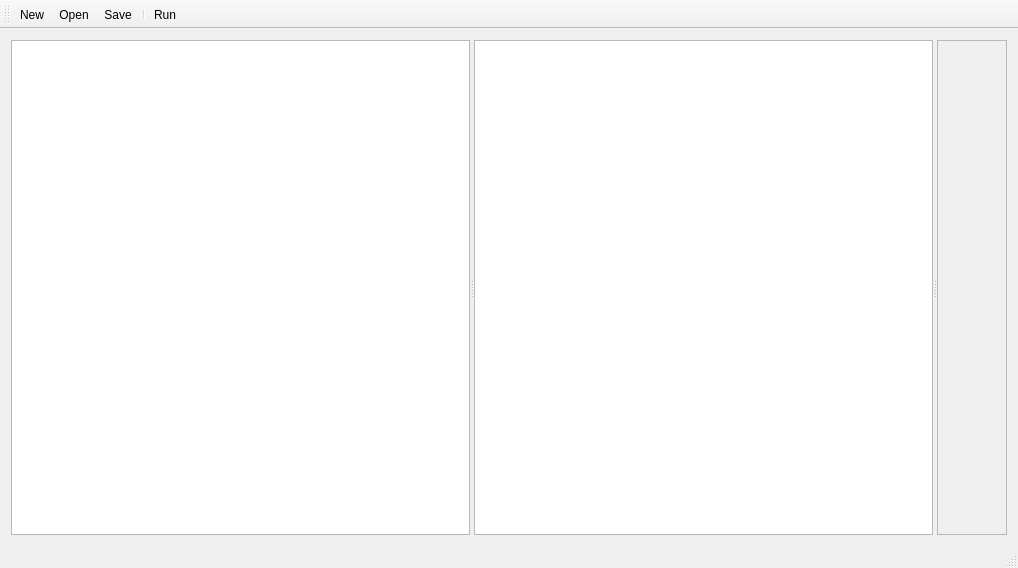
<?xml version="1.0" encoding="UTF-8"?>
<ui version="4.0">
 <class>MainWindow</class>
 <widget class="QMainWindow" name="MainWindow">
  <property name="geometry">
   <rect>
    <x>0</x>
    <y>0</y>
    <width>1018</width>
    <height>568</height>
   </rect>
  </property>
  <property name="windowTitle">
   <string>QtChordii</string>
  </property>
  <widget class="QWidget" name="centralWidget">
   <layout class="QGridLayout" name="gridLayout">
    <item row="0" column="0">
     <widget class="QSplitter" name="splitter">
      <property name="orientation">
       <enum>Qt::Horizontal</enum>
      </property>
      <widget class="QListWidget" name="fileWidget">
       <property name="acceptDrops">
        <bool>true</bool>
       </property>
       <property name="dragEnabled">
        <bool>true</bool>
       </property>
       <property name="dragDropMode">
        <enum>QAbstractItemView::InternalMove</enum>
       </property>
       <property name="defaultDropAction">
        <enum>Qt::MoveAction</enum>
       </property>
       <property name="alternatingRowColors">
        <bool>true</bool>
       </property>
       <property name="selectionMode">
        <enum>QAbstractItemView::ContiguousSelection</enum>
       </property>
      </widget>
      <widget class="CustomTextEdit" name="textEdit">
       <property name="styleSheet">
        <string notr="true">font: 9pt &quot;DejaVu Sans Mono&quot;;</string>
       </property>
      </widget>
      <widget class="PDFViewer" name="scrollArea">
       <property name="widgetResizable">
        <bool>true</bool>
       </property>
       <widget class="QWidget" name="scrollAreaWidgetContents">
        <property name="geometry">
         <rect>
          <x>0</x>
          <y>0</y>
          <width>70</width>
          <height>485</height>
         </rect>
        </property>
       </widget>
      </widget>
     </widget>
    </item>
   </layout>
  </widget>
  <widget class="QMenuBar" name="menuBar">
   <property name="geometry">
    <rect>
     <x>0</x>
     <y>0</y>
     <width>1018</width>
     <height>20</height>
    </rect>
   </property>
  </widget>
  <widget class="QToolBar" name="mainToolBar">
   <attribute name="toolBarArea">
    <enum>TopToolBarArea</enum>
   </attribute>
   <attribute name="toolBarBreak">
    <bool>false</bool>
   </attribute>
   <addaction name="actionNew"/>
   <addaction name="actionOpen"/>
   <addaction name="actionSave"/>
   <addaction name="separator"/>
   <addaction name="actionRun"/>
  </widget>
  <widget class="QStatusBar" name="statusBar"/>
  <action name="actionNew">
   <property name="icon">
    <iconset theme="document-new"/>
   </property>
   <property name="text">
    <string>&amp;New</string>
   </property>
   <property name="toolTip">
    <string>New Song</string>
   </property>
   <property name="shortcut">
    <string>Ctrl+N</string>
   </property>
  </action>
  <action name="actionOpen">
   <property name="icon">
    <iconset theme="folder-open"/>
   </property>
   <property name="text">
    <string>&amp;Open</string>
   </property>
   <property name="toolTip">
    <string>Open Directory</string>
   </property>
   <property name="shortcut">
    <string>Ctrl+O</string>
   </property>
  </action>
  <action name="actionSave">
   <property name="icon">
    <iconset theme="document-save"/>
   </property>
   <property name="text">
    <string>&amp;Save</string>
   </property>
   <property name="toolTip">
    <string>Save Song</string>
   </property>
   <property name="shortcut">
    <string>Ctrl+S</string>
   </property>
  </action>
  <action name="actionRun">
   <property name="icon">
    <iconset theme="system-run"/>
   </property>
   <property name="text">
    <string>&amp;Run</string>
   </property>
   <property name="toolTip">
    <string>Run Chordii</string>
   </property>
   <property name="shortcut">
    <string>Ctrl+R</string>
   </property>
  </action>
 </widget>
 <layoutdefault spacing="6" margin="11"/>
 <customwidgets>
  <customwidget>
   <class>CustomTextEdit</class>
   <extends>QTextEdit</extends>
   <header>gui.customtextedit.h</header>
  </customwidget>
  <customwidget>
   <class>PDFViewer</class>
   <extends>QScrollArea</extends>
   <header>gui.pdfviewer.h</header>
   <container>1</container>
  </customwidget>
 </customwidgets>
 <resources/>
 <connections/>
</ui>
